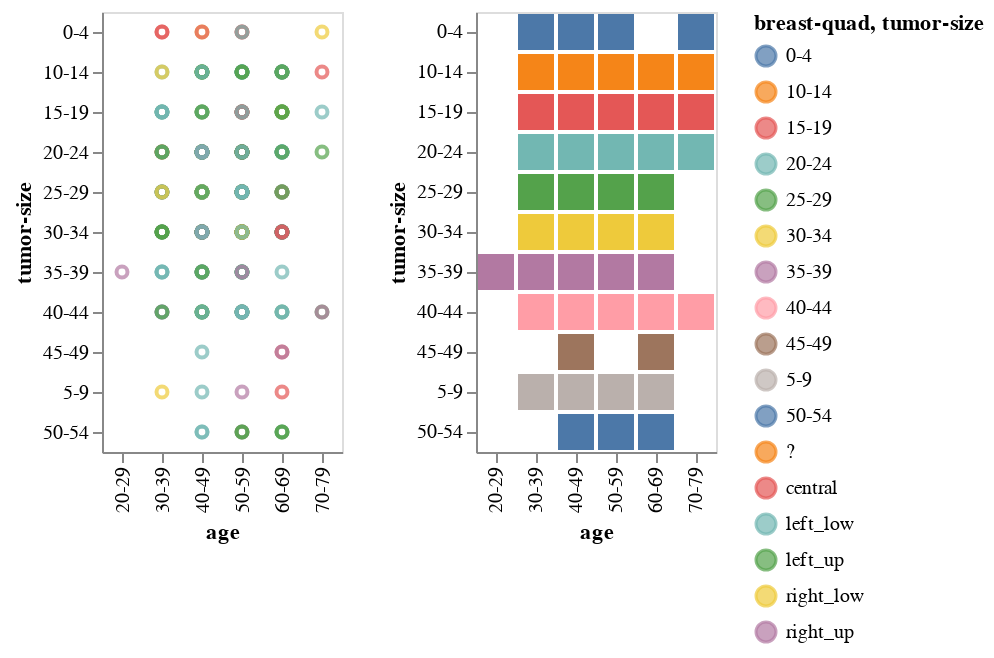

Notebook code for this chart:
### Code cell
interval = alt.selection_interval(encodings=["y"])

scatter = alt.Chart(df).mark_point().encode(
    x = "age" ,
    y = "tumor-size" ,
    color = alt.condition(interval, "breast-quad", alt.value("lightgray"))
).properties(
    selection = interval
)

bar = alt.Chart(df).mark_bar().encode(
    x = "age" ,
    y = "tumor-size" ,
    color = "tumor-size"
)

scatter | bar

### Figure 1 — Vega-Lite specification as saved in the notebook (floating-point values rounded to 4 significant figures; data arrays with more than 128 entries replaced by an {"elided": "..."} marker saying what was removed)
{"config": {"view": {"continuousWidth": 400, "continuousHeight": 300}}, "hconcat": [{"mark": "point", "encoding": {"color": {"condition": {"type": "nominal", "field": "breast-quad", "selection": "selector002"}, "value": "lightgray"}, "x": {"type": "nominal", "field": "age"}, "y": {"type": "nominal", "field": "tumor-size"}}, "selection": {"selector002": {"type": "interval", "encodings": ["y"]}}}, {"mark": "bar", "encoding": {"color": {"type": "nominal", "field": "tumor-size"}, "x": {"type": "nominal", "field": "age"}, "y": {"type": "nominal", "field": "tumor-size"}}}], "data": {"name": "data-b9af3c7986ad23aec6821fde2ccb71ef"}, "$schema": "https://vega.github.io/schema/vega-lite/v4.8.1.json", "datasets": {"data-b9af3c7986ad23aec6821fde2ccb71ef": {"elided": "286 records"}}}
